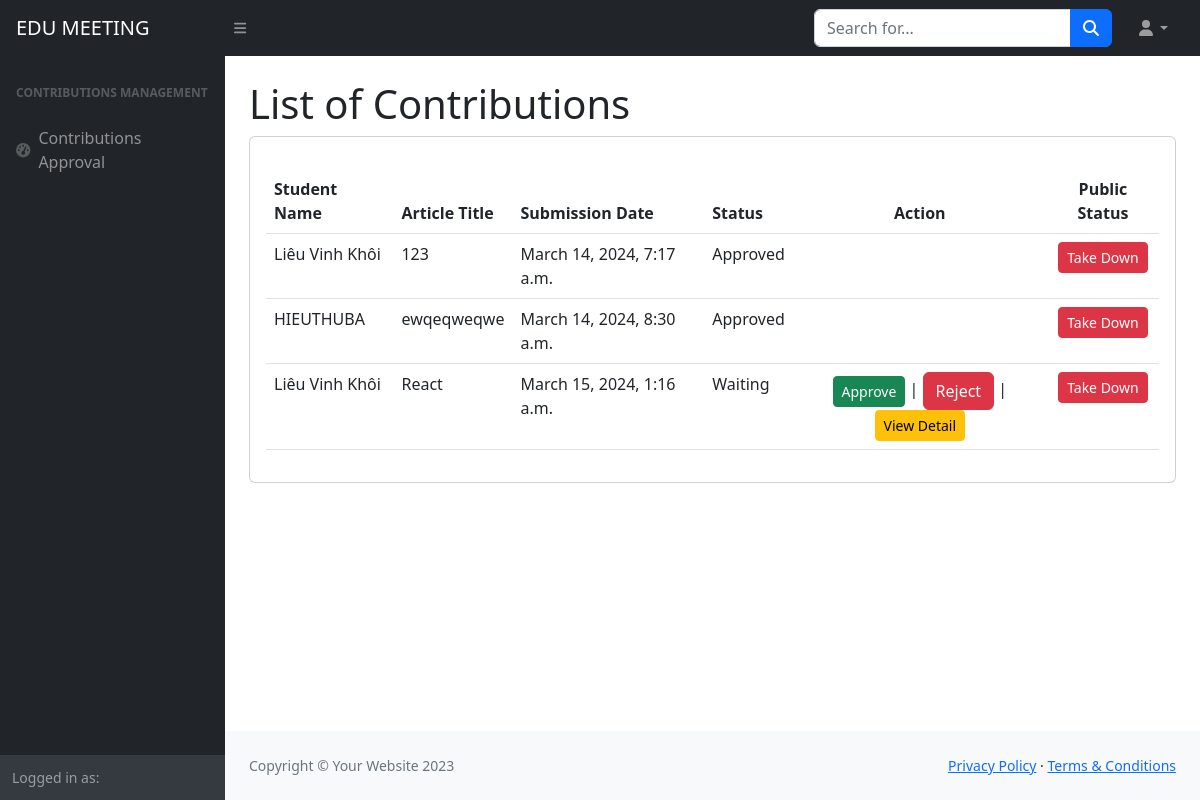
Page /ad/contributions/manage/ on the earlier database version.
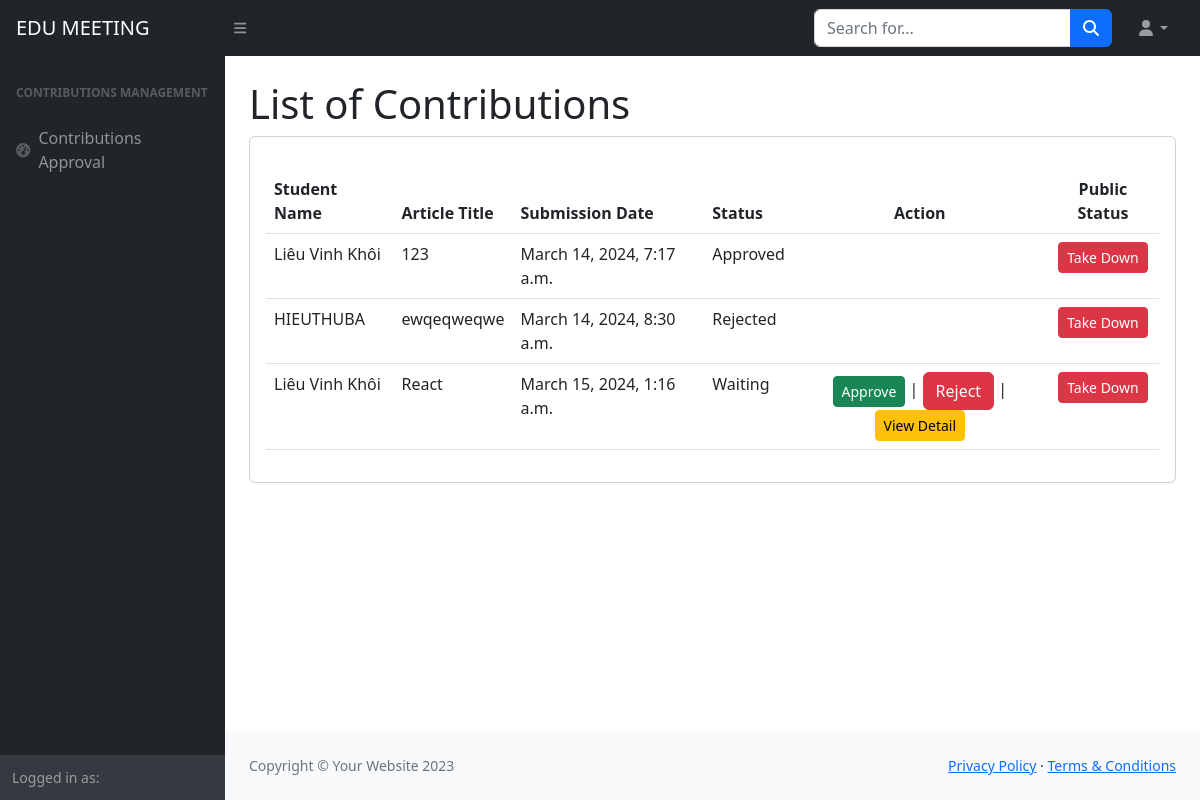
Same page on the later database version.
### home/models.py (models this page shows, shortened)
class Contributions(models.Model):
    user = models.ManyToManyField(UserProfile)
    title = models.CharField(max_length=30)
    content = models.TextField(null = True)
    faculty = models.ForeignKey(Faculties,on_delete=models.CASCADE)
    term = models.BooleanField(default=False)
    createAt = models.DateTimeField(auto_now_add=True)
    academic_Year = models.ForeignKey(AcademicYear,blank=True, null =True, on_delete=models.CASCADE)
    reject_reason = models.TextField(blank=True, null=True)
    status = models.CharField(max_length=10,  default='waiting')
    public = models.BooleanField(default = False)

### home/views.py (the view)
# urls.py: path('ad/contributions/manage/', views.all_contributions_view, name='manage_contributions'),
def all_contributions_view(request):
    contributions = Contributions.objects.all()  # Fetch all contributions from the database
    context = {
        'contributions': contributions
    }
    return render(request, 'manage_contributions.html', context)

### templates/manage_contributions.html (shortened to what the changed rows need)
{%load static%}
<!DOCTYPE html>
<html lang="en">
    <head>
        <link href="https://cdn.jsdelivr.net/npm/simple-datatables@7.1.2/dist/style.min.css" rel="stylesheet" />
        <link href="{% static 'css/styles.css' %}" rel="stylesheet" />
    </head>
    <body class="sb-nav-fixed">
        <div id="layoutSidenav">
            <div id="layoutSidenav_content">
                <main>
                    <div class="container-fluid px-4">
                        <h1 class="mt-4">List of Contributions</h1>
                        <div class="card mb-4">
                            <div class="card-body">
                              <form method="post" enctype="">
                                <table class="table mt-3">
                                  <thead class="thead-dark">
                                    <tr>
                                      <th scope="col">Student Name</th>
                                      <th scope="col">Article Title</th>
                                      <th scope="col">Submission Date</th>
                                      <th scope="col">Status</th>
                                      <th class="text-center" scope="col">Action</th>
                                      <th class="text-center" scope="col">Public Status </th>
                                    </tr>
                                  </thead>
                                  <tbody>
                                    {% for contribution in contributions %}
                                    <tr>
                                        <td>
                                          {% for user in contribution.user.all %}
                                              {{ user.fullname }}
                                          {% endfor %}
                                        </td>
                                        <td>{{ contribution.title }}</td>
                                        <td>{{ contribution.createAt }}</td>
                                        <td>
                                            {% if contribution.status == 'approved' %}
                                                Approved
                                            {% elif contribution.status == 'rejected' %}
                                                Rejected
                                            {% else %}
                                                Waiting
                                            {% endif %}
                                        </td>
                                        <td>
                                        </td>
                                        <td>
                                            <div class="text-center">
                                            {% if contribution.public %}
                                              <a href="{% url 'public_contribution' contribution.id %}?public=non" class="btn btn-danger btn-sm">Take Down</a>
                                            {% else %}
                                                <a href="{% url 'public_contribution' contribution.id %}?public=pub" class="btn btn-success btn-sm">Push On</a>
                                            {% endif %}
                                          </div>
                                        </td>
                                    </tr>
                                    {% endfor %}
                                  </tbody>
                                </table>
                              </form>
                            </div>
                        </div>
                    </div>
                </main>
            </div>
        </div>
    </body>
</html>

Differences in the rows shown:
changed Contributions "ewqeqweqwe": status "Approved" → "Rejected"
